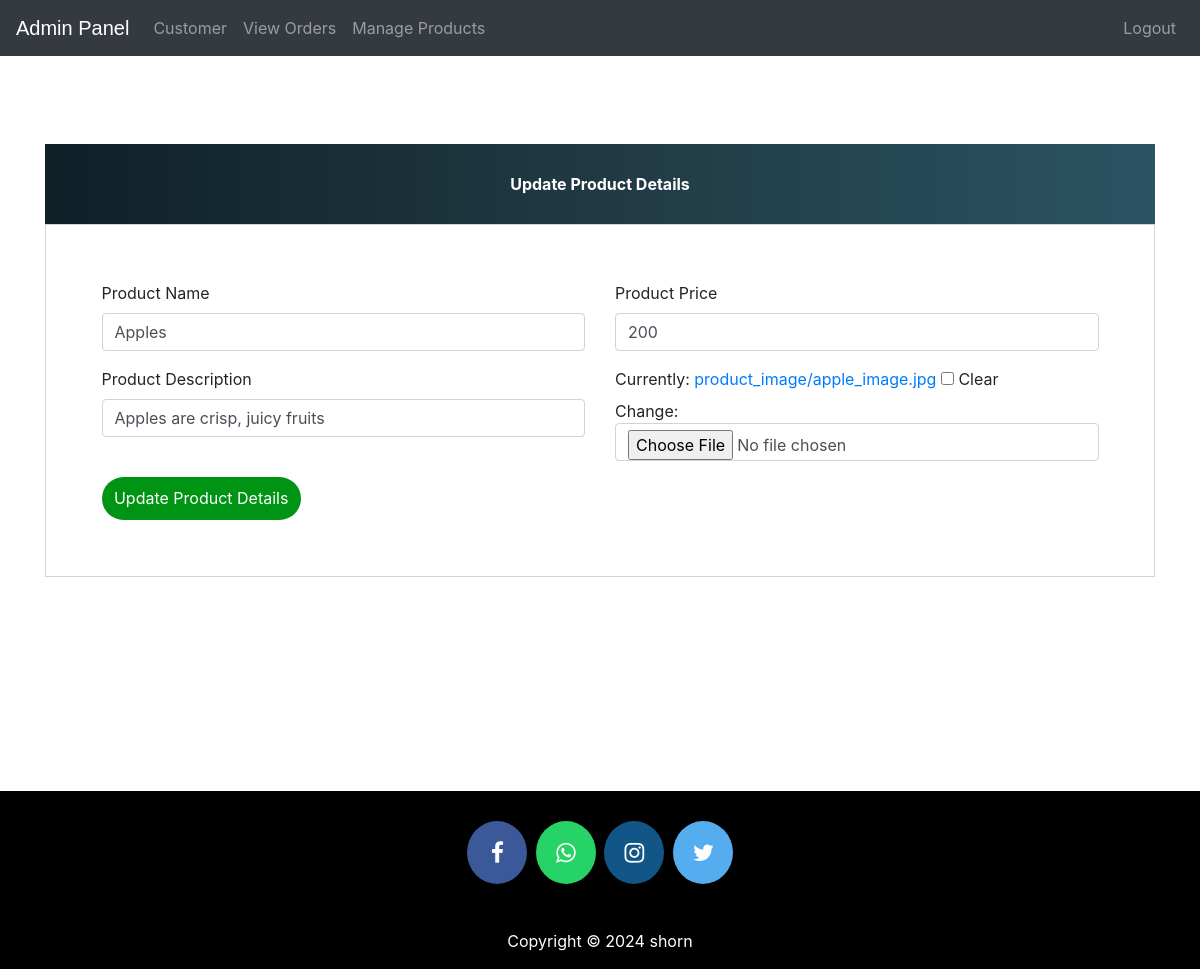
/update-product/2 (signed in), run on the app's committed database.
### agriculture/models.py (models this page shows, shortened)
class Product(models.Model):
    name=models.CharField(max_length=40)
    product_image= models.ImageField(upload_to='product_image/',null=True,blank=True)
    price = models.PositiveIntegerField()
    description=models.CharField(max_length=40)

### agriculture/views.py (the view)
# urls.py: path('update-product/<int:pk>', views.update_product_view,name='update-product'),
@login_required(login_url='adminlogin')
def update_product_view(request,pk):
    product=models.Product.objects.get(id=pk)
    productForm=forms.ProductForm(instance=product)
    if request.method=='POST':
        productForm=forms.ProductForm(request.POST,request.FILES,instance=product)
        if productForm.is_valid():
            productForm.save()
            return redirect('admin-products')
    return render(request,'agriculture/admin_update_product.html',{'productForm':productForm})

### agriculture/forms.py
class ProductForm(forms.ModelForm):
    class Meta:
        model=models.Product
        fields=['name','price','description','product_image']

### agriculture/templates/agriculture/admin_update_product.html (shortened to what this page needs)
{% extends 'agriculture/admin_base.html' %}
{% load widget_tweaks %}
{% block content %}
<head>
  <link href="//maxcdn.bootstrapcdn.com/bootstrap/4.1.1/css/bootstrap.min.css" rel="stylesheet" id="bootstrap-css">
</head>
<br><br><br><br><br><br>
<form method="post" enctype="multipart/form-data">
  <div class="container register-form">
    <div class="form">
      <div class="note">
        <p>Update Product Details</p>
      </div>
      <div class="form-content">
        <div class="row">
          <div class="col-md-6">
            <div class="form-group">
              <label for="">Product Name</label>
              {% render_field productForm.name class="form-control" placeholder="Product Name" %}
            </div>
            <div class="form-group">
              <label for="">Product Description</label>
              {% render_field productForm.description class="form-control" placeholder="Description" %}
            </div>
          </div>
          <div class="col-md-6">
            <div class="form-group">
              <label for="">Product Price</label>
              {% render_field productForm.price class="form-control" placeholder="Price" %}
            </div>
            <div class="form-group">
              {% render_field productForm.product_image class="form-control" placeholder="product_image" %}
            </div>
          </div>
        </div>
        <button type="submit" class="btnSubmit">Update Product Details</button>
      </div>
    </div>
  </div>
</form>
{% endblock content %}

### agriculture/templates/agriculture/admin_base.html (style rules this page uses)
p { text-align: center; }

### agriculture/templates/agriculture/admin_update_product.html (style rules this page uses)
a:link { text-decoration: none; }
.note { text-align: center; height: 80px; background: #0F2027; background: -webkit-linear-gradient(to left, #2C5364, #203A43, #0F2027); background: linear-gradient(to left, #2C5364, #203A43, #0F2027); color: #fff; font-weight: bold; line-height: 80px; }
.form-content { padding: 5%; border: 1px solid #ced4da; margin-bottom: 2%; }
.form-control { border-radius: 1.5rem; }
.btnSubmit { border: none; border-radius: 1.5rem; padding: 1%; width: 20%; cursor: pointer; background: #009414; color: #fff; }

### data on the page
Product: name "Apples", description "Apples are crisp, juicy fruits", price "200"
